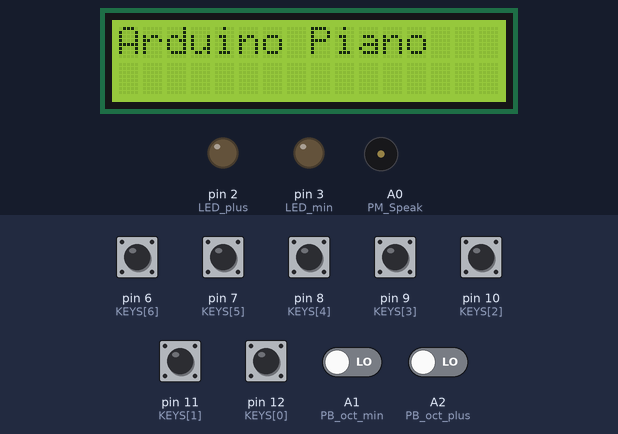
The sketch below on a simulated Arduino Uno, built with avr-gcc and run on an emulated ATmega328P. On the bench: 16×2 character LCD, output pins drawn as LEDs (lit = HIGH), buzzer (waves = sounding). The inputs (shaded band) are chosen by the test bench; at power-on: A1 (PB_oct_min), A2 (PB_oct_plus), pin 6 (KEYS[6]), pin 7 (KEYS[5]), pin 8 (KEYS[4]), pin 9 (KEYS[3]), pin 10 (KEYS[2]), pin 11 (KEYS[1]), pin 12 (KEYS[0]) LOW. What the sketch prints to the serial monitor is not drawn.

Above: at 8.2 s.
At 14.1 s:
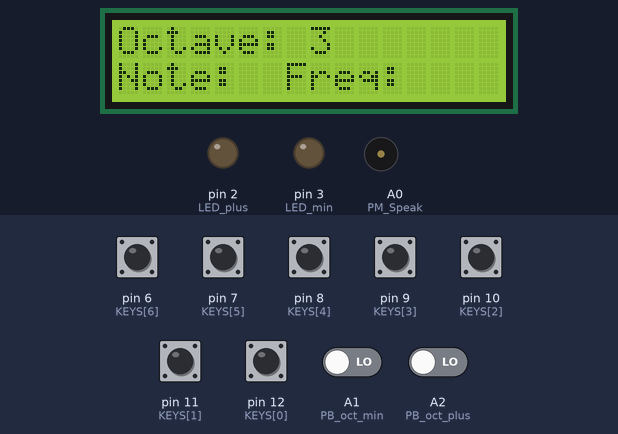
14.2 s: A1 (PB_oct_min) driven HIGH
At 16.1 s:
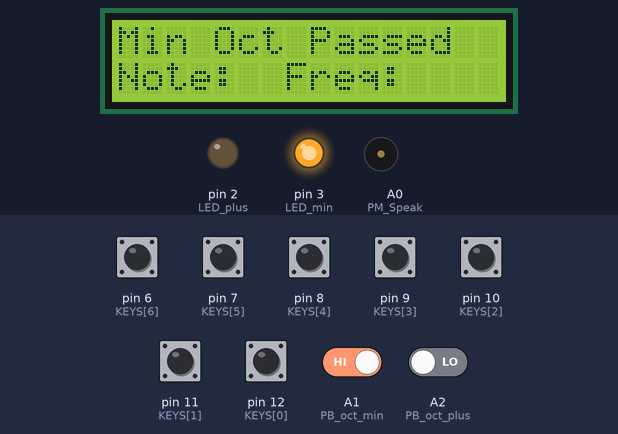
24.5 s: A1 (PB_oct_min) driven LOW
27.1 s: A2 (PB_oct_plus) driven HIGH
At 30.8 s:
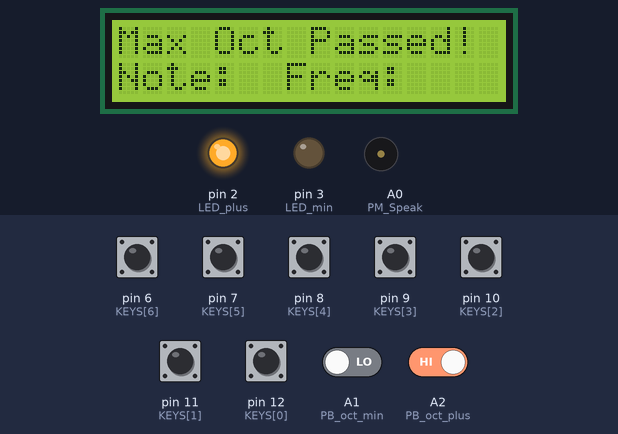
Timing chart, 0 to 32.3 s (numbered marks = the images above; inputs shaded):
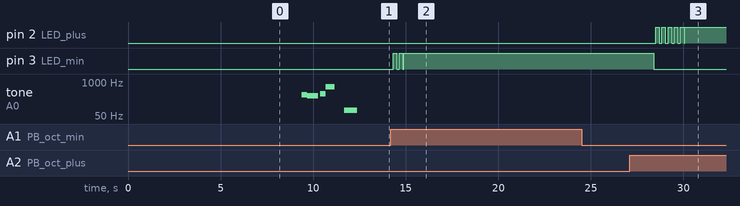

The sketch:

Final_Piano_Component_Code.ino
```cpp
#include <LiquidCrystal_I2C.h>

LiquidCrystal_I2C lcd(0x27, 16, 2);
// I2C address 0x27, 16 column and 2 rows
/*
Notes:
Limited to playing 1 key at a time.
Octave max and min = 1st octave(C0) to 5th octave(C5)
Volume can be changed via Potentiometer
LED Indicators on the octave shifters tell you whether
or not you're at the upper/lower bound
*/
#include <math.h>
const int num_keys = 7;

//PINS
const int KEYS[] = {12, 11, 10, 9, 8, 7, 6};
const String NOTES[] = {"C", "D", "E", "F", "G", "A", "B"};
//the x-value for the default octave 3
int FREQS[] = {37, 39, 41, 42, 44, 46, 48};


//user octave
int octave = 3;
//default octave
const int def_octave = 3;
//the current frequency of the piano
double key_freq;
const int upp_bound = 6, low_bound = 1;

const int PM_Speak = A0;
const int PB_oct_plus = A2, PB_oct_min = A1;
const int LED_plus = 2, LED_min = 3;

int totalColumns = 16;
int totalRows = 2;


void setup() {

  for(int i = 0; i < num_keys; i++){
    pinMode(KEYS[i], INPUT);
  }

  pinMode(PM_Speak, INPUT);
  pinMode(PB_oct_plus, INPUT);
  pinMode(PB_oct_min, INPUT);

  pinMode(LED_plus, OUTPUT);
  pinMode(LED_min, OUTPUT);

  lcd.init(); // initialize the lcd
  lcd.backlight();

  Serial.begin(9600);
  startJingle();

  delay(1000);
  lcd.clear();
  lcd.setCursor(0, 1);         // move cursor to   (0, 0)
  lcd.print("Note: ");
  lcd.setCursor(7, 1);         // move cursor to   (0, 0)
  lcd.print("Freq: ");

}

void loop() {

  for(int i = 0; i < num_keys; i++){

    lcd.clear();
    lcd.setCursor(0, 0);
    lcd.print("Octave: ");
    lcd.setCursor(8, 0);
    lcd.print(octave);
    lcd.setCursor(0, 1);
    lcd.print("Note: ");
    lcd.setCursor(7, 1);
    lcd.print("Freq: ");
    key_freq = octave_settings(i);
    lcd.setCursor(0, 0);
    lcd.print("Octave: ");
    lcd.setCursor(8, 0);
    lcd.print(octave);

    if (digitalRead(KEYS[i])){
      // Serial.println(octave);

      lcd.setCursor(5, 1);
      lcd.print(NOTES[i]);
      lcd.setCursor(6, 1);

      if(i > 4){
         lcd.print(octave+1);
         Serial.print("Octave up");
         Serial.println(octave+1);
      }else{
          lcd.print(octave);

      }


      while (digitalRead(KEYS[i])){

        lcd.setCursor(12, 1);
        lcd.print(round(key_freq));
        tone(PM_Speak, key_freq, 50);
      }
    }
  }
}

double octave_settings(int key){

  if(digitalRead(PB_oct_plus)){

    // turn off the opposing LED
    digitalWrite(LED_min, LOW);
    octave+=1;
    Serial.println(octave);
    if(octave > upp_bound){
      octave = upp_bound;
      digitalWrite(LED_plus, HIGH);

      lcd.setCursor(0, 0);         // move cursor to   (0, 0)
      lcd.print("Max Oct Passed!");
      delay(2000);
      lcd.setCursor(0, 0);         // move cursor to   (0, 0)

      scrollMessage(0, "Shift Down-Press Red", 250, 16);
      delay(2000);


    }else{
      digitalWrite(LED_plus, LOW);
      delay(100);
      digitalWrite(LED_plus, HIGH);
      delay(200);
      digitalWrite(LED_plus, LOW);
    }

  }
  if(digitalRead(PB_oct_min)){

    // turn off the opposing LED
    digitalWrite(LED_plus, LOW);
    octave-=1;
    Serial.println(octave);
    if(octave < low_bound){
      Serial.println("Octave min");
      octave = low_bound;
      digitalWrite(LED_min, HIGH);
      lcd.setCursor(0, 0);         // move cursor to   (0, 0)
      lcd.print("Min Oct Passed ");
      delay(2000);
      lcd.setCursor(0, 0);         // move cursor to   (0, 0)

      scrollMessage(0, "Shift Up-Press Blue", 250, 16);
      delay(2000);


    }else{
      digitalWrite(LED_min, LOW);
      delay(100);
      digitalWrite(LED_min, HIGH);
      delay(200);
      digitalWrite(LED_min, LOW);
    }
  }

  //Example: Key 3: E, from Octave 3 to Octave 1
  //octave difference: In this case: 1 - 3 = -2 (2 steps down)
  key_freq = octave - def_octave;
  //the x value to substitute: In this case: freq[2] = 41, - 2(12) = 17
  key_freq = FREQS[key] + 12*(key_freq);
  //get an actual frequency key from that
  key_freq = 30.8719 * pow(1.05946, key_freq);
  //
  return key_freq;

}


void startJingle(){

  lcd.setCursor(0, 0);
  lcd.print("Arduino Piano");

  // https://microcontrollerslab.com/i2c-lcd-arduino-tutorial/

  //params in order: starting row, message, delay between shift, total number of columns
  scrollMessage(1, "Powered by Ethereality", 200, totalColumns);

  delay(1000);

  //jingle
  tone(PM_Speak, 329.63, 400); //E4
  delay(300);
  tone(PM_Speak, 293.66, 600); //C4
  delay(700);
  tone(PM_Speak, 349.23, 400);    //F#4
  delay(300);
  tone(PM_Speak, 659.25, 500);    //F6
  delay(1000);

  //2 tone beep to start piano
  tone(PM_Speak, 82.41, 400);    //F#4
  delay(300);
  tone(PM_Speak, 82.41, 400);    //F#4


}

//Scroll message
void scrollMessage(int row, String message, int delayTime, int totalColumns) {
  for (int i=0; i < totalColumns; i++) {
    message = " " + message;
  }
  message = message + " ";
  for (int position = 0; position < message.length(); position++) {
    lcd.setCursor(0, row);
    lcd.print(message.substring(position, position + totalColumns));
    delay(delayTime);
  }
}
```

Measured:
- after the input at 14.2 s, pin 3 (LED_min): goes HIGH 0.20 s, LOW 0.14 s, HIGH 0.20 s, LOW 0.04 s, then HIGH, starting after 0.12 s; the display: first changes after 0.35 s (image 2 shows a later state)
- after the input at 27.1 s, pin 2 (LED_plus): goes 4 × (HIGH 0.20 s, LOW 0.14 s), HIGH 0.20 s, LOW 0.04 s, then HIGH, starting after 1.4 s; pin 3 (LED_min): HIGH → LOW after 1.3 s
- what the display in image 0 shows lasts 5.0 s, from 8.2 s to 13.2 s
- what the display in image 2 shows lasts 2.0 s, from 14.9 s to 16.9 s
